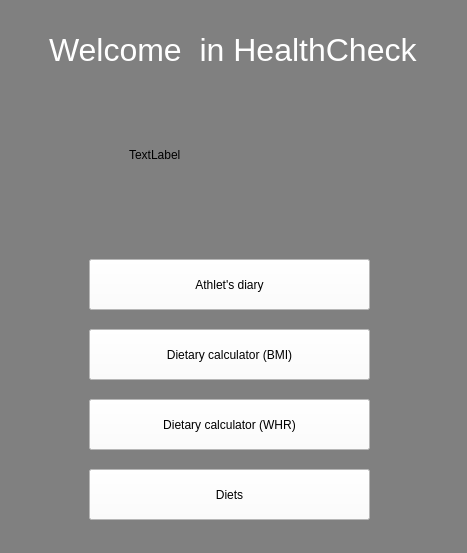
<?xml version="1.0" encoding="UTF-8"?>
<ui version="4.0">
 <class>HealthCheck</class>
 <widget class="QMainWindow" name="HealthCheck">
  <property name="geometry">
   <rect>
    <x>0</x>
    <y>0</y>
    <width>467</width>
    <height>553</height>
   </rect>
  </property>
  <property name="windowTitle">
   <string>HealthCheck</string>
  </property>
  <property name="styleSheet">
   <string notr="true">background-color:grey;</string>
  </property>
  <widget class="QWidget" name="centralwidget">
   <layout class="QGridLayout" name="gridLayout">
    <item row="0" column="0">
     <widget class="QStackedWidget" name="stackedWidget">
      <widget class="QWidget" name="page_5">
       <widget class="QPushButton" name="pushButton">
        <property name="geometry">
         <rect>
          <x>80</x>
          <y>390</y>
          <width>281</width>
          <height>51</height>
         </rect>
        </property>
        <property name="styleSheet">
         <string notr="true">background-color:white;</string>
        </property>
        <property name="text">
         <string>Dietary calculator (WHR)</string>
        </property>
       </widget>
       <widget class="QLabel" name="label">
        <property name="geometry">
         <rect>
          <x>40</x>
          <y>10</y>
          <width>371</width>
          <height>61</height>
         </rect>
        </property>
        <property name="styleSheet">
         <string notr="true">font-size: 32px;
color: white;
</string>
        </property>
        <property name="text">
         <string>Welcome  in HealthCheck</string>
        </property>
       </widget>
       <widget class="QPushButton" name="pushButton_3">
        <property name="geometry">
         <rect>
          <x>80</x>
          <y>460</y>
          <width>281</width>
          <height>51</height>
         </rect>
        </property>
        <property name="styleSheet">
         <string notr="true">background-color:white;</string>
        </property>
        <property name="text">
         <string>Diets</string>
        </property>
       </widget>
       <widget class="QPushButton" name="pushButton_2">
        <property name="geometry">
         <rect>
          <x>80</x>
          <y>320</y>
          <width>281</width>
          <height>51</height>
         </rect>
        </property>
        <property name="styleSheet">
         <string notr="true">background-color:white;</string>
        </property>
        <property name="text">
         <string>Dietary calculator (BMI)</string>
        </property>
       </widget>
       <widget class="QPushButton" name="pushButton_4">
        <property name="geometry">
         <rect>
          <x>80</x>
          <y>250</y>
          <width>281</width>
          <height>51</height>
         </rect>
        </property>
        <property name="styleSheet">
         <string notr="true">background-color:white;</string>
        </property>
        <property name="text">
         <string>Athlet's diary</string>
        </property>
       </widget>
       <widget class="QLabel" name="label_pic">
        <property name="geometry">
         <rect>
          <x>120</x>
          <y>90</y>
          <width>211</width>
          <height>111</height>
         </rect>
        </property>
        <property name="text">
         <string>TextLabel</string>
        </property>
       </widget>
      </widget>
     </widget>
    </item>
   </layout>
  </widget>
 </widget>
 <resources/>
 <connections/>
</ui>
